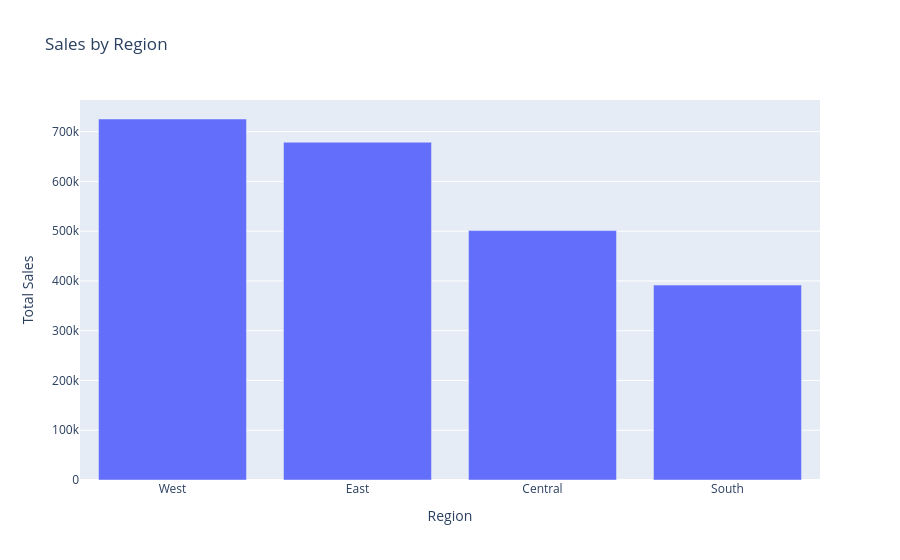

The notebook cell this image was saved under:
### Code cell
from csv_dashboard.charts import sales_by_region

fig = sales_by_region(df)
fig.show()

### Figure 1 — Plotly figure (JSON) as saved in the notebook; plotly's stock layout.template omitted (floating-point values rounded to 4 significant figures)
{"data": [{"hovertemplate": "Region=%{x}<br>Total Sales=%{y}<extra></extra>", "legendgroup": "", "marker": {"color": "#636efa", "pattern": {"shape": ""}}, "name": "", "orientation": "v", "showlegend": false, "textposition": "auto", "type": "bar", "x": ["West", "East", "Central", "South"], "xaxis": "x", "y": [725500.0, 678800.0, 501200.0, 391700.0], "yaxis": "y"}], "layout": {"barmode": "relative", "legend": {"tracegroupgap": 0}, "title": {"text": "Sales by Region"}, "xaxis": {"anchor": "y", "domain": [0, 1], "title": {"text": "Region"}}, "yaxis": {"anchor": "x", "domain": [0, 1], "title": {"text": "Total Sales"}}}}
